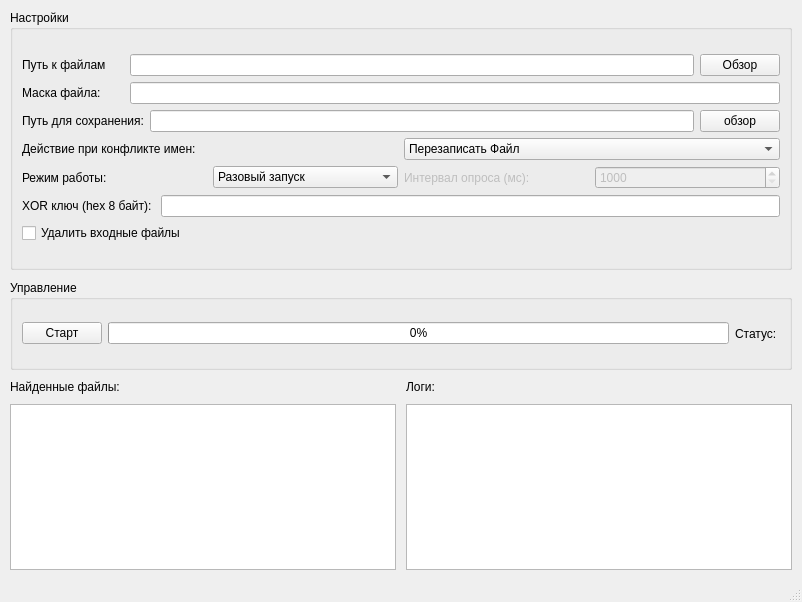
<?xml version="1.0" encoding="UTF-8"?>
<ui version="4.0">
 <class>MainWindow</class>
 <widget class="QMainWindow" name="MainWindow">
  <property name="geometry">
   <rect>
    <x>0</x>
    <y>0</y>
    <width>802</width>
    <height>602</height>
   </rect>
  </property>
  <property name="sizePolicy">
   <sizepolicy hsizetype="Expanding" vsizetype="Preferred">
    <horstretch>0</horstretch>
    <verstretch>0</verstretch>
   </sizepolicy>
  </property>
  <property name="minimumSize">
   <size>
    <width>800</width>
    <height>600</height>
   </size>
  </property>
  <property name="windowTitle">
   <string>FileProcessor</string>
  </property>
  <widget class="QWidget" name="centralwidget">
   <layout class="QVBoxLayout" name="mainVerticalLayout">
    <property name="spacing">
     <number>10</number>
    </property>
    <property name="leftMargin">
     <number>10</number>
    </property>
    <property name="topMargin">
     <number>10</number>
    </property>
    <property name="rightMargin">
     <number>10</number>
    </property>
    <property name="bottomMargin">
     <number>10</number>
    </property>
    <item>
     <widget class="QGroupBox" name="settings">
      <property name="sizePolicy">
       <sizepolicy hsizetype="Expanding" vsizetype="Preferred">
        <horstretch>0</horstretch>
        <verstretch>0</verstretch>
       </sizepolicy>
      </property>
      <property name="minimumSize">
       <size>
        <width>0</width>
        <height>260</height>
       </size>
      </property>
      <property name="maximumSize">
       <size>
        <width>16777215</width>
        <height>300</height>
       </size>
      </property>
      <property name="title">
       <string>Настройки</string>
      </property>
      <layout class="QVBoxLayout" name="settingsLayout">
       <item>
        <layout class="QVBoxLayout" name="verticalLayout">
         <item>
          <layout class="QGridLayout" name="gridLayout">
           <item row="1" column="0">
            <widget class="QLabel" name="labelFileMask">
             <property name="minimumSize">
              <size>
               <width>102</width>
               <height>22</height>
              </size>
             </property>
             <property name="text">
              <string>Маска файла:</string>
             </property>
            </widget>
           </item>
           <item row="1" column="1">
            <widget class="QLineEdit" name="EditFileMask"/>
           </item>
           <item row="0" column="1">
            <layout class="QHBoxLayout" name="horizontalLayout_3">
             <item>
              <widget class="QLineEdit" name="EditInputPath"/>
             </item>
             <item>
              <widget class="QPushButton" name="buttonBrowseInput">
               <property name="text">
                <string>Обзор</string>
               </property>
              </widget>
             </item>
            </layout>
           </item>
           <item row="0" column="0">
            <widget class="QLabel" name="InputLabel">
             <property name="text">
              <string>Путь к файлам</string>
             </property>
            </widget>
           </item>
          </layout>
         </item>
         <item>
          <layout class="QGridLayout" name="gridLayout_2">
           <item row="0" column="0">
            <widget class="QLabel" name="labelOutputPath">
             <property name="text">
              <string>Путь для сохранения:</string>
             </property>
            </widget>
           </item>
           <item row="0" column="1">
            <widget class="QLineEdit" name="EditOutputPath"/>
           </item>
           <item row="0" column="2">
            <widget class="QPushButton" name="buttonBrowseOutput">
             <property name="text">
              <string>обзор</string>
             </property>
            </widget>
           </item>
          </layout>
         </item>
         <item>
          <layout class="QGridLayout" name="gridLayout_3">
           <item row="0" column="0">
            <widget class="QLabel" name="labelConflict">
             <property name="text">
              <string>Действие при конфликте имен:</string>
             </property>
            </widget>
           </item>
           <item row="0" column="1">
            <widget class="QComboBox" name="ActionOnConflict">
             <item>
              <property name="text">
               <string>Перезаписать Файл</string>
              </property>
             </item>
             <item>
              <property name="text">
               <string>Добавить Счётчик</string>
              </property>
             </item>
            </widget>
           </item>
          </layout>
         </item>
         <item>
          <layout class="QGridLayout" name="gridLayout_4">
           <item row="0" column="0">
            <widget class="QLabel" name="labelWorkMode">
             <property name="text">
              <string>Режим работы:</string>
             </property>
            </widget>
           </item>
           <item row="0" column="1">
            <widget class="QComboBox" name="WorkMode">
             <item>
              <property name="text">
               <string>Разовый запуск</string>
              </property>
             </item>
             <item>
              <property name="text">
               <string>Работа по таймеру</string>
              </property>
             </item>
            </widget>
           </item>
           <item row="0" column="2">
            <widget class="QLabel" name="labelInterval">
             <property name="enabled">
              <bool>false</bool>
             </property>
             <property name="text">
              <string>Интервал опроса (мс):</string>
             </property>
            </widget>
           </item>
           <item row="0" column="3">
            <widget class="QSpinBox" name="Interval">
             <property name="enabled">
              <bool>false</bool>
             </property>
             <property name="minimum">
              <number>1000</number>
             </property>
             <property name="maximum">
              <number>6000000</number>
             </property>
             <property name="singleStep">
              <number>500</number>
             </property>
             <property name="value">
              <number>1000</number>
             </property>
            </widget>
           </item>
          </layout>
         </item>
         <item>
          <layout class="QGridLayout" name="gridLayout_5">
           <item row="0" column="0">
            <widget class="QLabel" name="labelXOR">
             <property name="text">
              <string>XOR ключ (hex 8 байт): </string>
             </property>
            </widget>
           </item>
           <item row="0" column="1">
            <widget class="QLineEdit" name="EditXOR">
             <property name="inputMask">
              <string/>
             </property>
             <property name="text">
              <string/>
             </property>
             <property name="maxLength">
              <number>16</number>
             </property>
            </widget>
           </item>
          </layout>
         </item>
         <item>
          <widget class="QCheckBox" name="checkBoxDeleteInput">
           <property name="text">
            <string>Удалить входные файлы</string>
           </property>
          </widget>
         </item>
        </layout>
       </item>
      </layout>
     </widget>
    </item>
    <item>
     <widget class="QGroupBox" name="control_panel">
      <property name="sizePolicy">
       <sizepolicy hsizetype="Expanding" vsizetype="Fixed">
        <horstretch>0</horstretch>
        <verstretch>0</verstretch>
       </sizepolicy>
      </property>
      <property name="minimumSize">
       <size>
        <width>0</width>
        <height>90</height>
       </size>
      </property>
      <property name="maximumSize">
       <size>
        <width>16777215</width>
        <height>90</height>
       </size>
      </property>
      <property name="title">
       <string>Управление</string>
      </property>
      <layout class="QVBoxLayout" name="controlPanelLayout">
       <item>
        <layout class="QHBoxLayout" name="horizontalLayout">
         <item>
          <widget class="QPushButton" name="buttonStartStop">
           <property name="text">
            <string>Старт</string>
           </property>
          </widget>
         </item>
         <item>
          <widget class="QProgressBar" name="progressBar">
           <property name="value">
            <number>0</number>
           </property>
          </widget>
         </item>
         <item>
          <widget class="QLabel" name="labelStatus">
           <property name="text">
            <string>Статус: </string>
           </property>
          </widget>
         </item>
        </layout>
       </item>
      </layout>
     </widget>
    </item>
    <item>
     <layout class="QHBoxLayout" name="horizontalLayout_2">
      <property name="spacing">
       <number>10</number>
      </property>
      <item>
       <layout class="QVBoxLayout" name="verticalLayout_2">
        <item>
         <widget class="QLabel" name="labelFiles">
          <property name="text">
           <string>Найденные файлы: </string>
          </property>
         </widget>
        </item>
        <item>
         <widget class="QListWidget" name="filesWidget">
          <property name="sizePolicy">
           <sizepolicy hsizetype="Expanding" vsizetype="Expanding">
            <horstretch>0</horstretch>
            <verstretch>1</verstretch>
           </sizepolicy>
          </property>
         </widget>
        </item>
       </layout>
      </item>
      <item>
       <layout class="QVBoxLayout" name="verticalLayout_3">
        <item>
         <widget class="QLabel" name="labelLogs">
          <property name="text">
           <string>Логи:</string>
          </property>
         </widget>
        </item>
        <item>
         <widget class="QTextEdit" name="editLogs">
          <property name="sizePolicy">
           <sizepolicy hsizetype="Expanding" vsizetype="Expanding">
            <horstretch>0</horstretch>
            <verstretch>1</verstretch>
           </sizepolicy>
          </property>
          <property name="readOnly">
           <bool>true</bool>
          </property>
         </widget>
        </item>
       </layout>
      </item>
     </layout>
    </item>
   </layout>
  </widget>
  <widget class="QMenuBar" name="menubar">
   <property name="geometry">
    <rect>
     <x>0</x>
     <y>0</y>
     <width>802</width>
     <height>20</height>
    </rect>
   </property>
  </widget>
  <widget class="QStatusBar" name="statusbar"/>
 </widget>
 <resources/>
 <connections/>
</ui>
